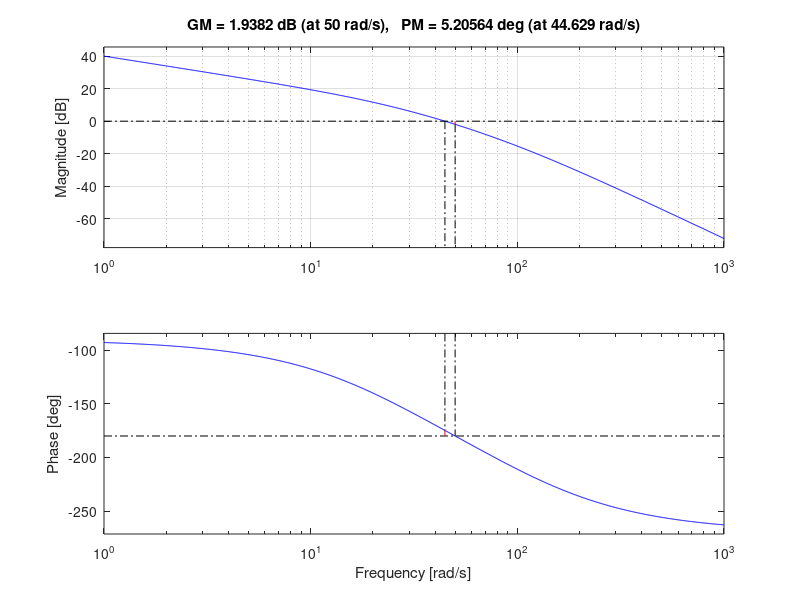
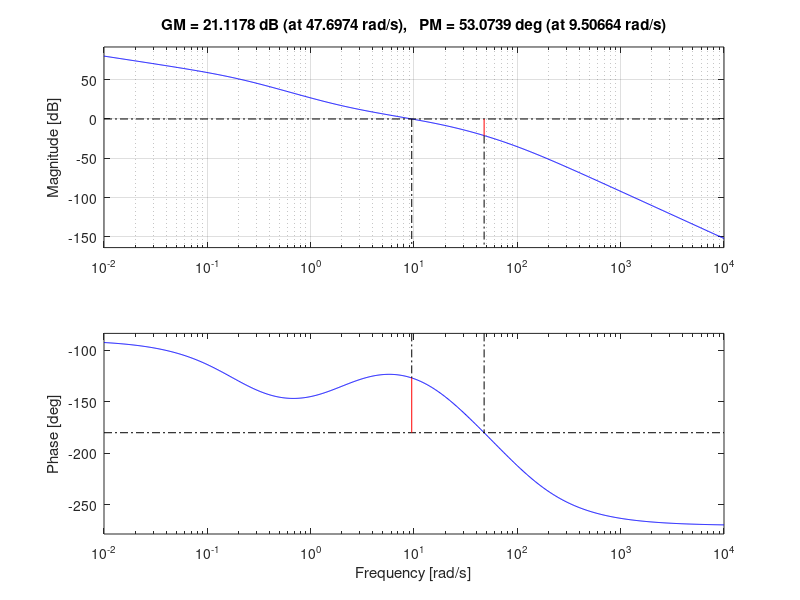

Here is the MATLAB script that generated these plots, in order:
num = 100;
den = conv([0.04 1 0], [0.01 1]);
sys = tf(num, den);
figure("Name","Before correction");
[gm, pm, wcg, wcp] = margin(sys);
margin(sys);
grid;
fprintf("Gm = %.4f dB\nPm = %.4f deg\nWcg = %.4f rad/s\nWcp = %.4f rad/s\n",gm,pm,wcg,wcp);

num = [50 100];
den = conv([0.04 1 0], [0.01 1]);
den = conv(den,[5 1]);
sys = tf(num, den);
figure("Name","After correction");
[gm, pm, wcg, wcp] = margin(sys);
margin(sys);
grid;
